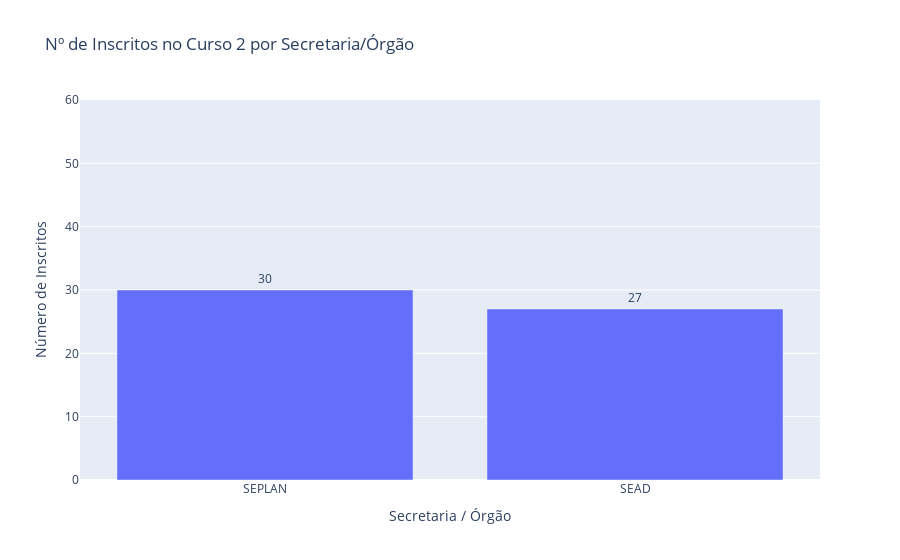

The code cell stored with this chart in its notebook:
### Code cell
# Passo 12: Análise completa da planilha 'SECRETARIAS-CURSO 2' (Versão Corrigida)

print("--- Análise Final: SECRETARIAS-CURSO 2 ---")

try:
    # Carregando os dados com a correção: pulando a primeira linha do arquivo
    df_curso2 = pd.read_excel(
        caminho_arquivo,
        sheet_name='SECRETARIAS-CURSO 2',
        skiprows=1
    )

    # Ordenar pelo número de inscritos
    df_curso2_ordenado = df_curso2.sort_values(by='Nº INSCRITOS', ascending=False)

    # Gerar Gráfico de Ranking de Inscritos
    print("\nExibindo Gráfico 5: Ranking de Secretarias por Inscrição (Curso 2)...")
    fig7 = px.bar(
        df_curso2_ordenado,
        x='SECRETARIA/ÓRGÃO',
        y='Nº INSCRITOS',
        title='Nº de Inscritos no Curso 2 por Secretaria/Órgão',
        labels={'SECRETARIA/ÓRGÃO': 'Secretaria / Órgão', 'Nº INSCRITOS': 'Número de Inscritos'},
        text='Nº INSCRITOS'
    )
    fig7.update_traces(textposition='outside')
    fig7.show()

    # Gerar Gráfico Comparativo Agrupado
    print("\nExibindo Gráfico 6: Comparativo Agrupado (Curso 2)...")
    fig8 = px.bar(
        df_curso2_ordenado,
        x='SECRETARIA/ÓRGÃO',
        y=['Nº INSCRITOS', 'Nº CERTIFICADOS', 'Nº EVASÃO'],
        title='Balanço do Curso 2 por Secretaria/Órgão',
        labels={'SECRETARIA/ÓRGÃO': 'Secretaria / Órgão', 'value': 'Quantidade'},
        barmode='group'
    )
    fig8.show()

except Exception as e:
    print(f"\nOcorreu um erro ao analisar a planilha 'SECRETARIAS-CURSO 2': {e}")

### Figure 1 — Plotly figure (JSON) as saved in the notebook; plotly's stock layout.template omitted (floating-point values rounded to 4 significant figures)
{"data": [{"alignmentgroup": "True", "hovertemplate": "Secretaria / Órgão=%{x}<br>Número de Inscritos=%{text}<extra></extra>", "legendgroup": "", "marker": {"color": "#636efa", "pattern": {"shape": ""}}, "name": "", "offsetgroup": "", "orientation": "v", "showlegend": false, "text": [57, 30, 27], "textposition": "outside", "type": "bar", "x": [null, "SEPLAN", "SEAD"], "xaxis": "x", "y": [57, 30, 27], "yaxis": "y"}], "layout": {"barmode": "relative", "legend": {"tracegroupgap": 0}, "title": {"text": "Nº de Inscritos no Curso 2 por Secretaria/Órgão"}, "xaxis": {"anchor": "y", "domain": [0, 1], "title": {"text": "Secretaria / Órgão"}}, "yaxis": {"anchor": "x", "domain": [0, 1], "title": {"text": "Número de Inscritos"}}}}
